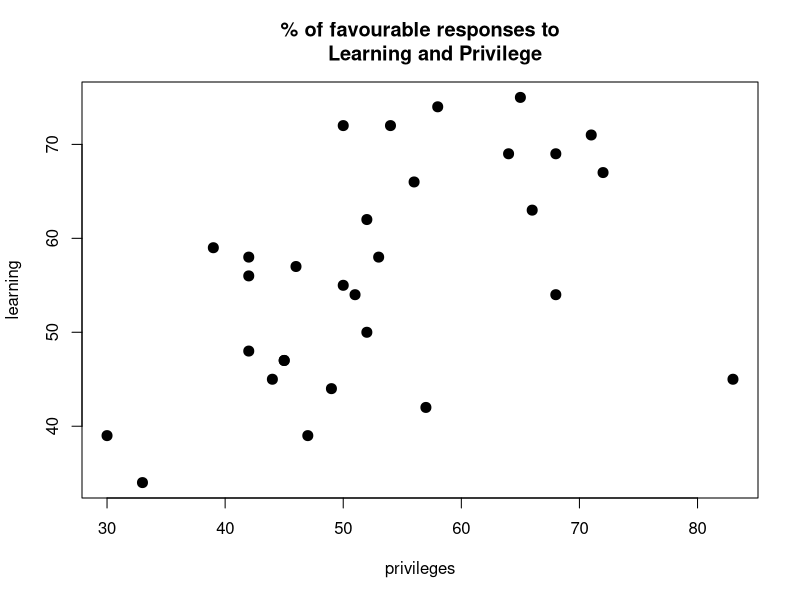
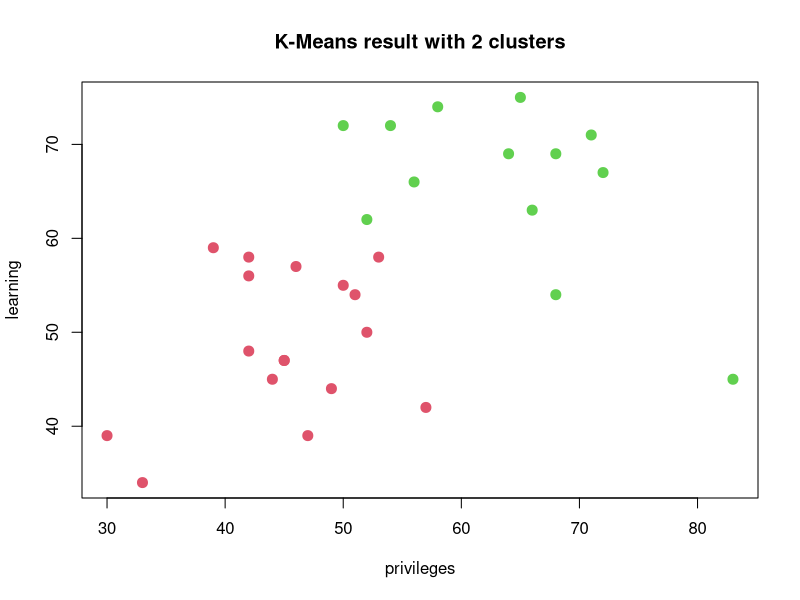
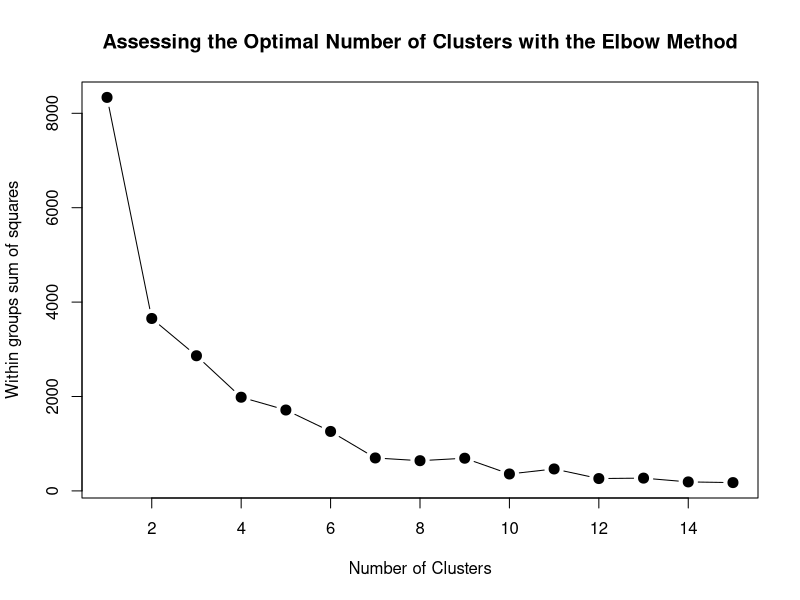
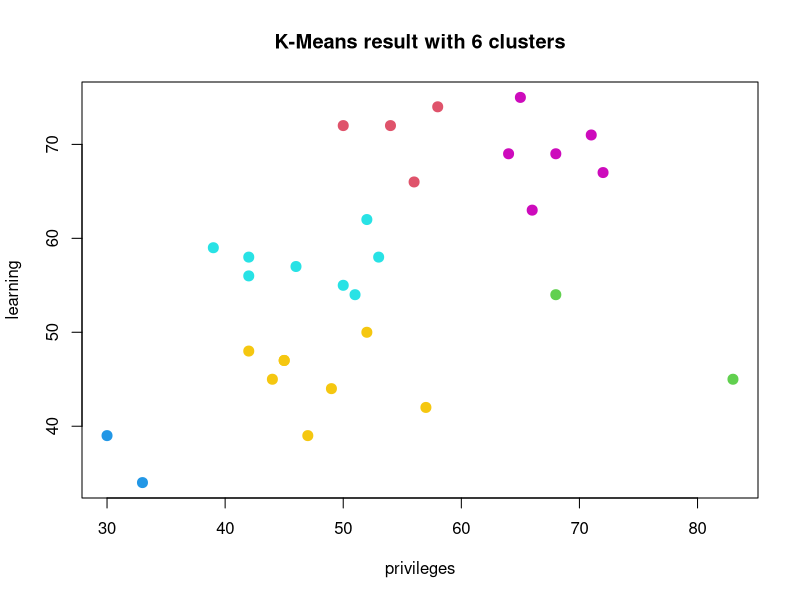

Write R code to recreate these figures, in order.
library(datasets)
# Inspect data structure
str(attitude)
# Summarise data
summary(attitude)

# Try to reduct the dimension of variables using PCA ---> do yourself
# Assume that the third and fourth variables are the result from PCA
# Subset the attitude data
dat = attitude[,c(3,4)]

# Plot subset data
plot(dat, main = "% of favourable responses to
     Learning and Privilege", pch =20, cex =2)

# Perform K-Means with 2 clusters
set.seed(7)
km1 = kmeans(dat, 2, nstart=100)

# Plot results
plot(dat, col =(km1$cluster +1) , main="K-Means result with 2 clusters", pch=20, cex=2)

# Check for the optimal number of clusters given the data
mydata <-dat
wss <- (nrow(mydata)-1)*sum(apply(mydata,2,var))
for (i in 2:15) wss[i] <- sum(kmeans(mydata,
                                     centers=i)$withinss)
plot(1:15, wss, type="b", xlab="Number of Clusters",
     ylab="Within groups sum of squares",
     main="Assessing the Optimal Number of Clusters with the Elbow Method",
     pch=20, cex=2)


# Perform K-Means with the optimal number of clusters identified from the Elbow method
set.seed(7)
km2 = kmeans(dat, 6, nstart=100)

# Examine the result of the clustering algorithm
# Plot results
plot(dat, col =(km2$cluster +1) , main="K-Means result with 6 clusters", pch=20, cex=2)

